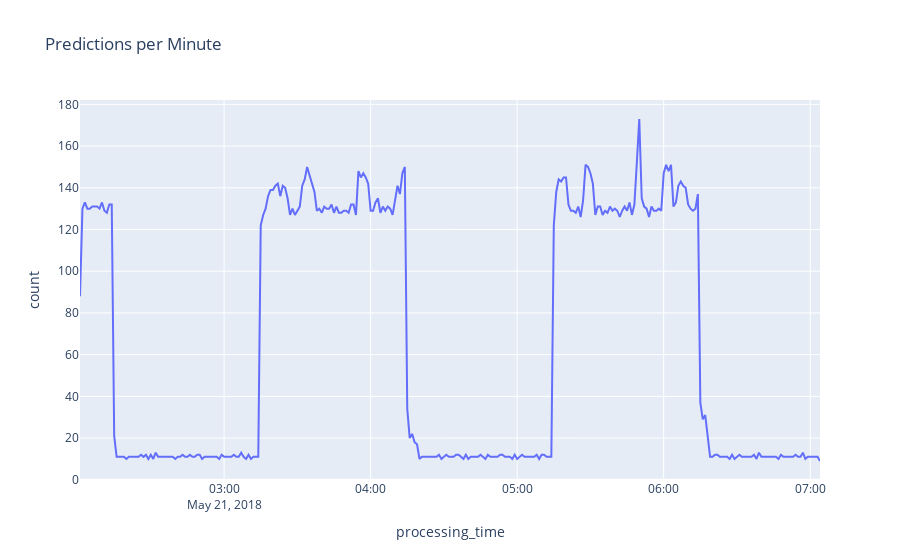

Notebook source saved alongside this figure:
### Markdown cell above
## Time-series: predictions per minute
Aggregate predictions over a 1-minute interval to see throughput and spikes.

### Code cell
if df.empty or 'processing_time' not in df.columns:
    print('No time-series data available')
else:
    ts = df.set_index('processing_time')
    counts = ts.resample('1T').size().rename('count').to_frame()
    counts = counts.reset_index()
    fig = px.line(counts, x='processing_time', y='count', title='Predictions per Minute')
    fig.update_layout(height=400)
    fig.show()

### Figure 1 — Plotly figure (JSON) as saved in the notebook; plotly's stock layout.template omitted (floating-point values rounded to 4 significant figures; data arrays with more than 128 entries replaced by an {"elided": "..."} marker saying what was removed)
{"data": [{"hovertemplate": "processing_time=%{x}<br>count=%{y}<extra></extra>", "legendgroup": "", "line": {"color": "#636efa", "dash": "solid"}, "marker": {"symbol": "circle"}, "mode": "lines", "name": "", "orientation": "v", "showlegend": false, "type": "scatter", "x": {"elided": "304 str values"}, "xaxis": "x", "y": {"elided": "304 int values"}, "yaxis": "y"}], "layout": {"autosize": true, "legend": {"tracegroupgap": 0}, "title": {"text": "Predictions per Minute"}, "xaxis": {"anchor": "y", "autorange": true, "domain": [0, 1], "range": ["2018-05-21 02:01", "2018-05-21 07:04"], "title": {"text": "processing_time"}, "type": "date"}, "yaxis": {"anchor": "x", "autorange": true, "domain": [0, 1], "range": [-0.1111, 182.1], "title": {"text": "count"}, "type": "linear"}}}
